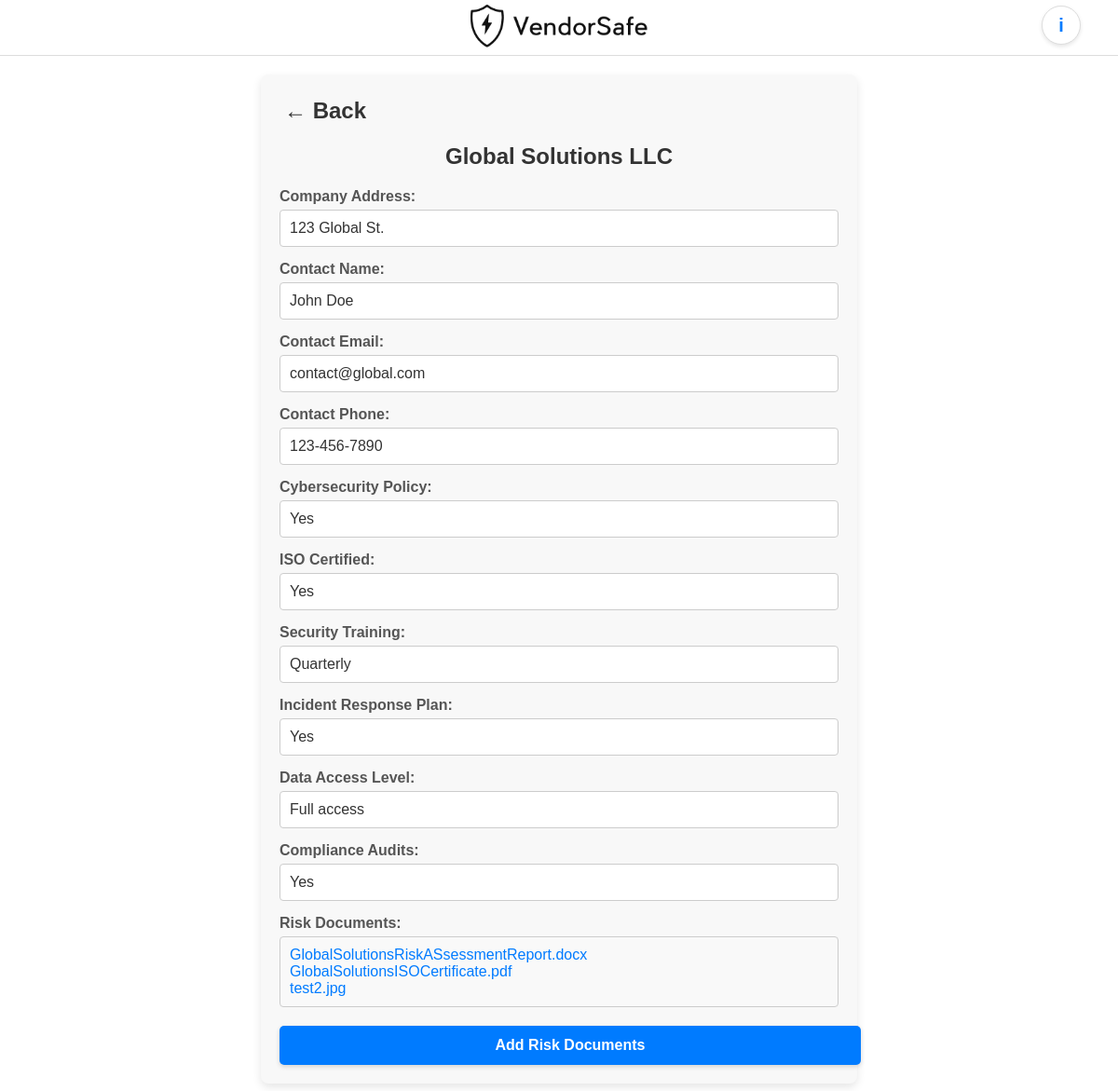
Page /VendorProfile/1 on the committed database.
### tables this page shows
CREATE TABLE suppliers (
        vendorId INTEGER PRIMARY KEY AUTOINCREMENT,
        name TEXT NOT NULL,
        addDate TEXT,
        riskScore TEXT,
        hasRiskDocuments BOOLEAN,
        companyAddress TEXT,
        contactName TEXT,
        contactEmail TEXT,
        contactPhone TEXT,
        cybersecurityPolicy TEXT,
        isoCertified TEXT,
        securityTraining TEXT,
        incidentResponse TEXT,
        dataAccessLevel TEXT,
        complianceAudits TEXT
    );

CREATE TABLE documents (
        documentId INTEGER PRIMARY KEY AUTOINCREMENT,
        supplierId INTEGER,
        fileName TEXT,
        filePath TEXT,
        uploadDate TEXT,
        FOREIGN KEY (supplierId) REFERENCES suppliers(vendorId) ON DELETE CASCADE
    );

### App.py (the view)
@app.route('/VendorProfile/<int:vendorId>')
def VendorProfile(vendorId):
    conn = get_db_connection()
    vendor = conn.execute('SELECT * FROM suppliers WHERE vendorId = ?', (vendorId,)).fetchone()
    documents = conn.execute('SELECT * FROM documents WHERE supplierId = ?', (vendorId,)).fetchall()
    conn.close()
    if vendor is None:
        return "Vendor not found", 404
    return render_template('VendorProfile.html', vendor=vendor, documents=documents)

### App.py (called while the page is built)
def get_db_connection():
    conn = sqlite3.connect(DATABASE)
    conn.row_factory = sqlite3.Row
    return conn

### Templates/VendorProfile.html (shortened to what this page needs)
<!DOCTYPE html>
<html lang="en">
<head>
    <link rel="stylesheet" href="{{ url_for('static', filename='css/VendorProfileStyle.css') }}">
</head>
<body>
    <header>
        <div class="logoContainer">
            <img src="{{ url_for('static', filename='Images/VendorSafeLogo.png') }}" alt="VendorSafe Logo" class="logo">
            <span onclick="ToggleInfo()" class="infoIcon">i</span>
        </div>
    </header>
    <div class="vendor-profile-container">
        <a href="{{ url_for('Dashboard') }}" class="back-button">&larr; Back</a>
        <h1>{{ vendor.name }}</h1>
        <div class="field">
            <label>Company Address:</label>
            <input type="text" value="{{ vendor.companyAddress }}" readonly>
        </div>
        <div class="field">
            <label>Contact Name:</label>
            <input type="text" value="{{ vendor.contactName }}" readonly>
        </div>
        <div class="field">
            <label>Contact Email:</label>
            <input type="text" value="{{ vendor.contactEmail }}" readonly>
        </div>
        <div class="field">
            <label>Contact Phone:</label>
            <input type="text" value="{{ vendor.contactPhone }}" readonly>
        </div>
        <div class="field">
            <label>Cybersecurity Policy:</label>
            <input type="text" value="{{ vendor.cybersecurityPolicy }}" readonly>
        </div>
        <div class="field">
            <label>ISO Certified:</label>
            <input type="text" value="{{ vendor.isoCertified }}" readonly>
        </div>
        <div class="field">
            <label>Security Training:</label>
            <input type="text" value="{{ vendor.securityTraining }}" readonly>
        </div>
        <div class="field">
            <label>Incident Response Plan:</label>
            <input type="text" value="{{ vendor.incidentResponse }}" readonly>
        </div>
        <div class="field">
            <label>Data Access Level:</label>
            <input type="text" value="{{ vendor.dataAccessLevel }}" readonly>
        </div>
        <div class="field">
            <label>Compliance Audits:</label>
            <input type="text" value="{{ vendor.complianceAudits }}" readonly>
        </div>
        <div class="field">
            <label>Risk Documents:</label>
            <div class="documents-list">
                {% for document in documents %}
                    <a href="{{ url_for('static', filename=document.filePath) }}" download="{{ document.fileName }}">
                        {{ document.fileName }}
                    </a><br>
                {% endfor %}
            </div>
        </div>
        <a href="{{ url_for('AddDocuments', supplier_id=vendor.vendorId) }}" class="add-risk-documents-btn">Add Risk Documents</a>
    </div>
</body>
</html>

### rows in the picture
suppliers: name "Global Solutions LLC", companyAddress "123 Global St.", contactName "John Doe", contactEmail "contact@global.com", contactPhone "123-456-7890", cybersecurityPolicy "Yes", isoCertified "Yes", securityTraining "Quarterly", incidentResponse "Yes", dataAccessLevel "Full access", complianceAudits "Yes"
documents: fileName "GlobalSolutionsRiskASsessmentReport.docx"
documents: fileName "GlobalSolutionsISOCertificate.pdf"
documents: fileName "test2.jpg"
